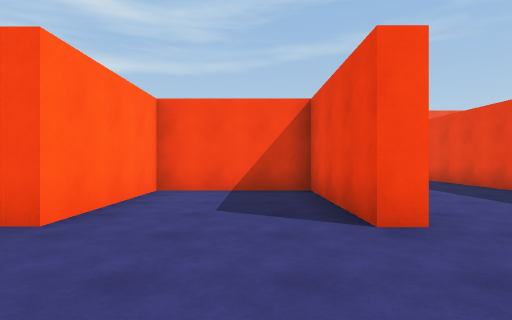
[1] (above)

23 first-person views from a walk through a 3-D level made in the Unity game engine. The camera is 1.3 m above the floor, looks level and sees 80° across. The floor is counted in squares, 2 m on a side. Each view is taken from the middle of a square. On the plan, view 1 faces up. The plan holds only what a view shows up to about 10 squares ahead; the rest is blank. The place goes on beyond the plan. The player is left out.

[2]
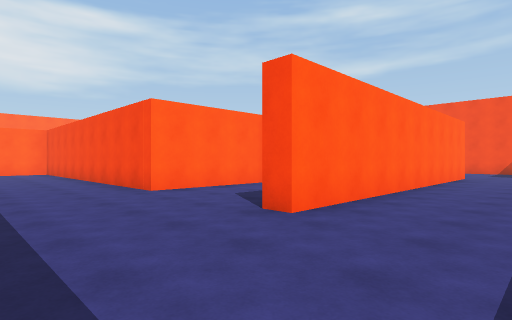

[3]
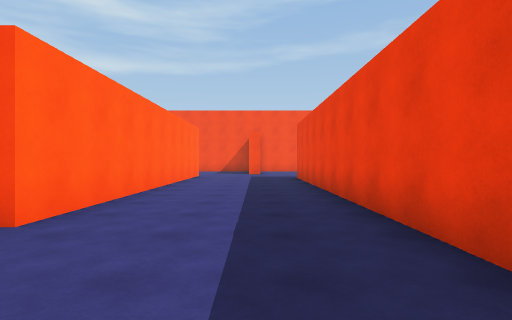

[4]
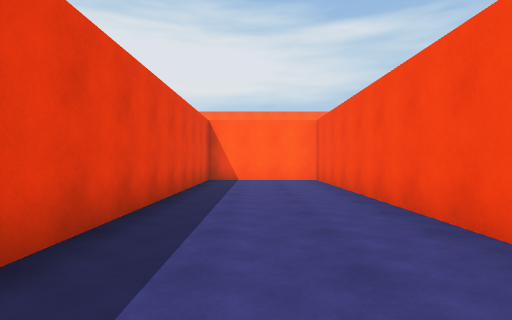

[5]
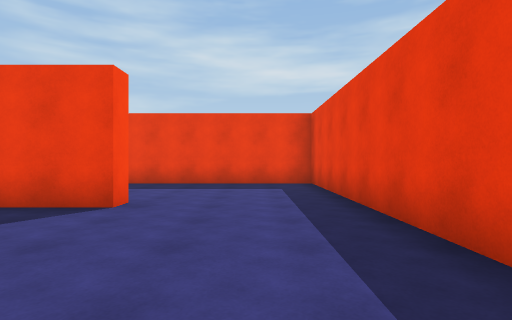

[6]
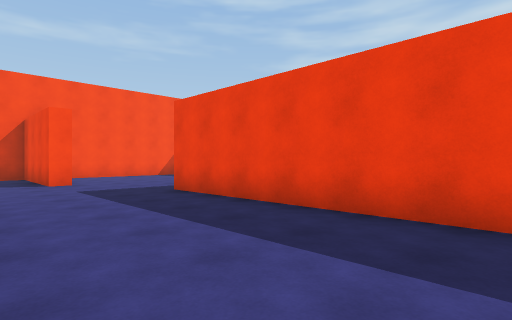

[7]
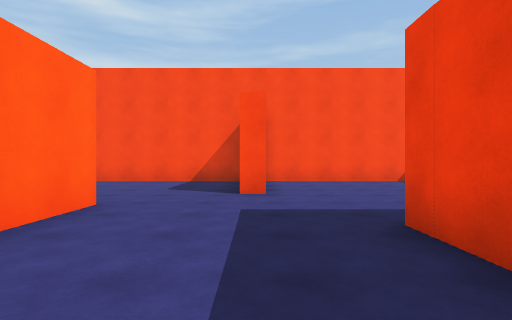

[8]
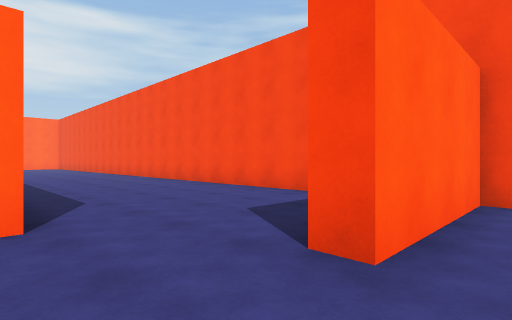

[9]
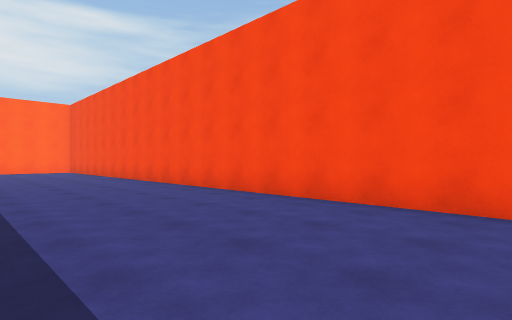

[10]
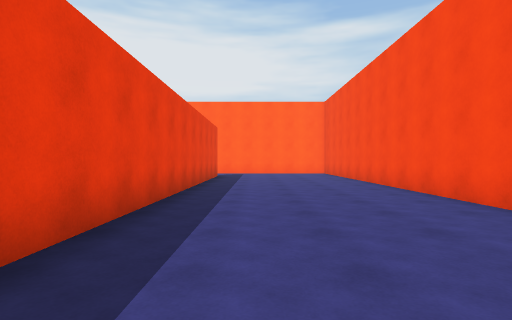

[11]
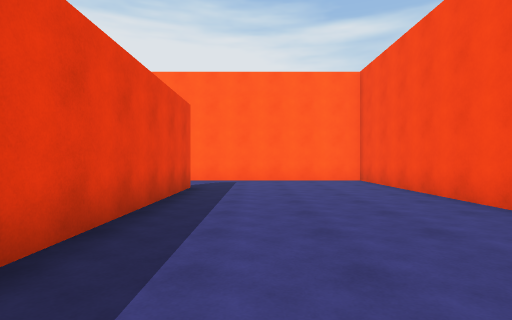

[12]
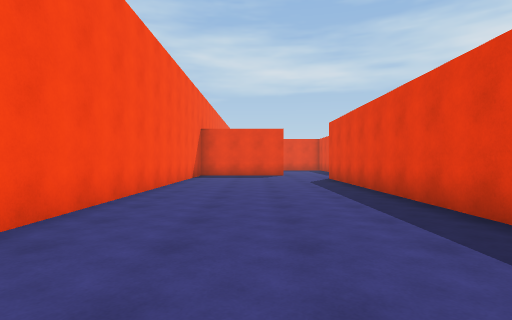

[13]
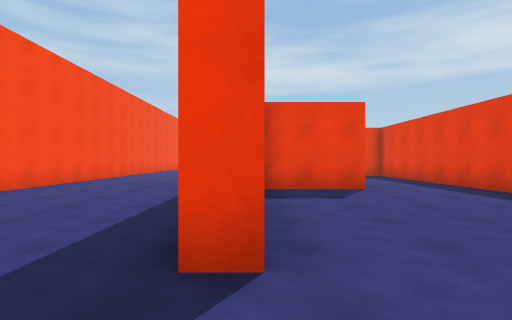

[14]
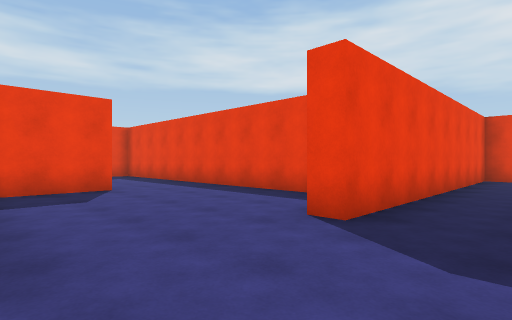

[15]
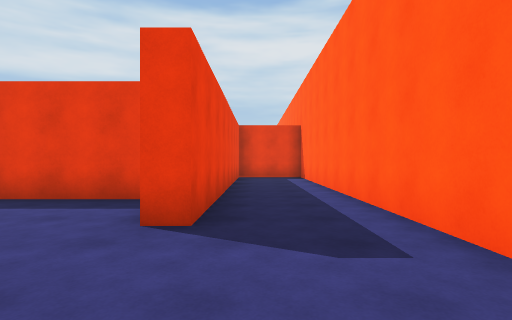

[16]
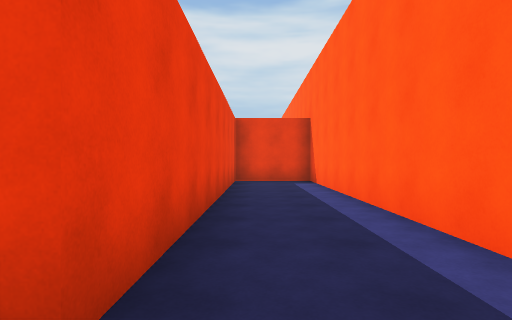

[17]
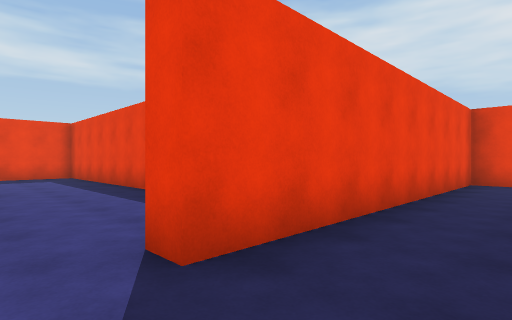

[18]
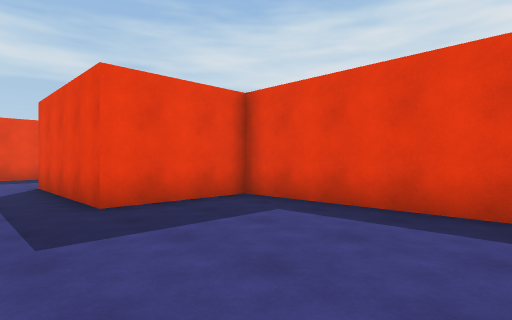

[19]
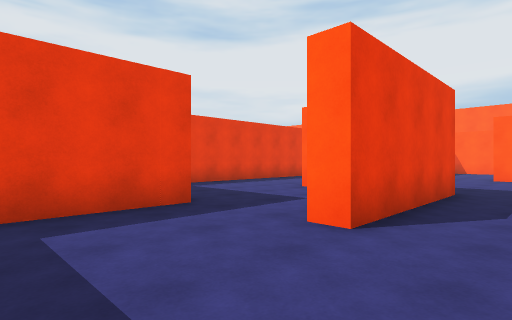

[20]
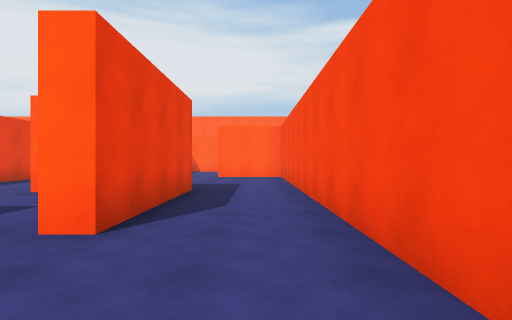

[21]
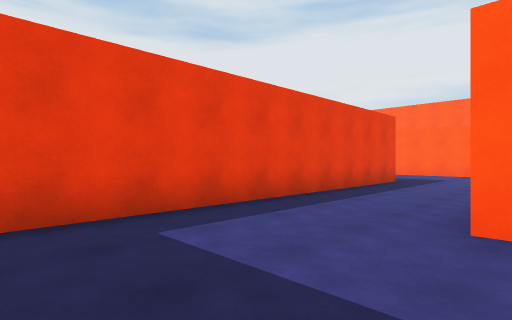

[22]
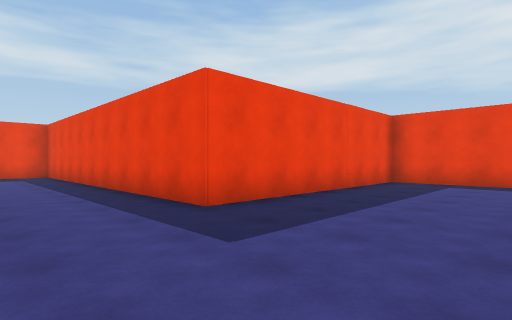

[23]
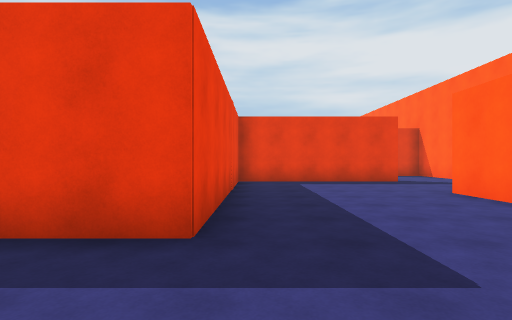

### Floor plan
Ten units are one square. View 1 is at (0, 0); x grows to the right and y downward. Boxes are objects, and circles mark ways between rooms. Rooms are numbered by the first view taken in them; rooms with no view inside come last. Other rooms are left out.
<svg viewBox="-202 -178 272 223">
<path fill="none" stroke="#000" d="M-12 5 55 5 55 -111M17 -125 17 -30 12 -30 12 -65 -21 -65 -21 -30 -120 -30 -120 5 -38 5M65 -173 42 -173 42 -139 37 -139M-174 -125 10 -125M37 -139 37 -173 -197 -173 -197 -119M-197 -100 -197 -5 -174 -5 -174 -90 -168 -90M-174 -119 -174 -125M-11 -120 -100 -120M-14 -70 -2 -70M-117 -100 -117 -95M-114 -70 -67 -70 -67 -96 -27 -96 -27 -90M12 -90 12 -100M-169 -15 -169 0M-172 32 -125 32 -125 -35 -32 -35M-26 -70 -14 -70M-122 -95 -122 -119M-161 -70 -114 -70"/>
<circle cx="25" cy="-135" r="3" fill="#2a7"/>
<circle cx="-185" cy="-120" r="3" fill="#2a7"/>
<circle cx="-170" cy="-105" r="3" fill="#2a7"/>
<circle cx="-20" cy="-80" r="3" fill="#2a7"/>
<circle cx="-120" cy="-85" r="3" fill="#2a7"/>
<text x="0" y="-50">1</text>
<text x="-80" y="-150">2</text>
<text x="-180" y="-70">3</text>
<text x="-60" y="-100">4</text>
<text x="-120" y="-40">5</text>
<text x="-140" y="-90">6</text>
</svg>
Room 1 opens to room 2. Room 2 opens to room 3. Room 3 opens to room 6. Room 4 opens to room 5. Room 4 opens to room 6.

Where each view was taken, in squares from view 1:
view 1: 0 up, 0 right, facing up
view 2: 0 up, 4 right, facing up-left
view 3: 0 up, 4 right, facing up
view 4: 1 up, 2 left, facing left
view 5: 1 up, 3 left, facing right
view 6: 5 up, 2 right, facing up-right
view 7: 8 up, 4 right, facing up
view 8: 12 up, 5 right, facing up-left
view 9: 13 up, 2 left, facing up-left
view 10: 14 up, 5 left, facing left
view 11: 14 up, 10 left, facing left
view 12: 15 up, 9 left, facing right
view 13: 12 up, 19 left, facing right
view 14: 12 up, 19 left, facing down-right
view 15: 12 up, 18 left, facing down
view 16: 10 up, 18 left, facing down
view 17: 10 up, 19 left, facing down-right
view 18: 11 up, 11 left, facing down-right
view 19: 11 up, 0 right, facing down-left
view 20: 11 up, 0 right, facing left
view 21: 7 up, 3 left, facing down-left
view 22: 6 up, 16 left, facing down-right
view 23: 6 up, 13 left, facing down
